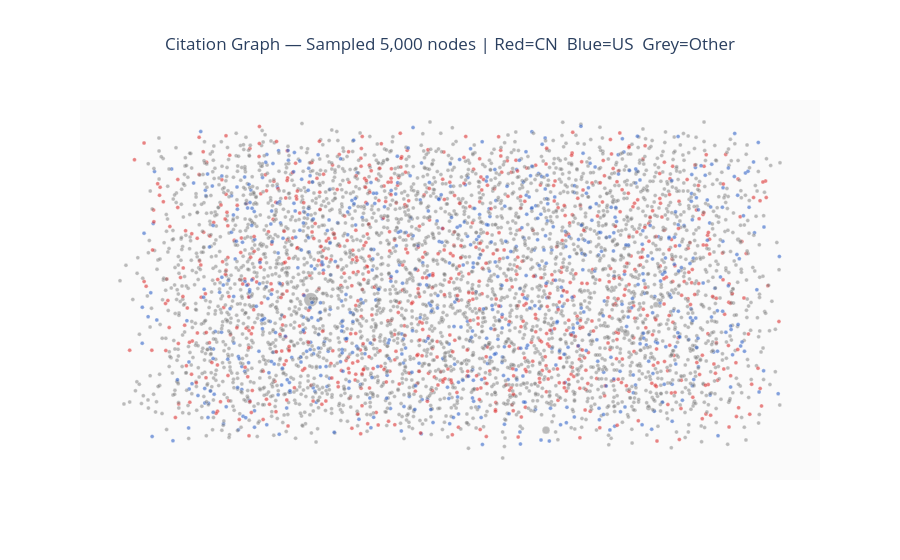

Write notebook code for a chart like this one.
### Markdown cell above
## §11  Sampled Interactive Graph (Plotly)

Stratified sample by community (~5 000 nodes), Fruchterman-Reingold layout, Plotly HTML.  Hover: UT, year, country2, in_deg, pagerank, community_id.

### Code cell
# §11  Sampled Interactive Graph (Plotly)

def stratified_sample_nodes(nodes_df, sample_size, seed=42):
    rng         = np.random.RandomState(seed)
    comm_counts = nodes_df["community_id"].value_counts()
    per_comm    = max(1, sample_size // max(len(comm_counts), 1))
    sampled_idx = []
    for comm_id, _ in comm_counts.items():
        pool = nodes_df[nodes_df["community_id"] == comm_id].index.tolist()
        sampled_idx.extend(
            rng.choice(pool, size=min(per_comm, len(pool)), replace=False).tolist())
        if len(sampled_idx) >= sample_size:
            break
    return sorted(sampled_idx[:sample_size])

print(f"Stratified sampling {SAMPLING_SIZE:,} nodes ...")
sample_idx     = stratified_sample_nodes(nodes_df, SAMPLING_SIZE, seed=SEED)
sample_idx_set = set(sample_idx)
idx_remap      = {old: new for new, old in enumerate(sample_idx)}

sub_edges = []
for row in edges_df.itertuples():
    si = pid_to_idx.get(row.src, -1)
    di = pid_to_idx.get(row.dst, -1)
    if si in sample_idx_set and di in sample_idx_set:
        sub_edges.append((idx_remap[si], idx_remap[di]))

n_sub = len(sample_idx)
g_sub = ig.Graph(n=n_sub, directed=False)
if sub_edges:
    g_sub.add_edges(sub_edges)
print(f"Subgraph: {n_sub:,} nodes, {g_sub.ecount():,} edges")
print("Computing Fruchterman-Reingold layout (niter=300) ...")
np.random.seed(SEED)
layout = g_sub.layout_fruchterman_reingold(niter=300)
coords = np.array(layout.coords)

sub_nodes = nodes_df.iloc[sample_idx].reset_index(drop=True)
_btw_sub  = pd.to_numeric(sub_nodes["betweenness"], errors="coerce").fillna(0)
_node_sz  = 4 + 10 * (_btw_sub / (_btw_sub.max() + 1e-9))
_cmap     = {
    "CN":    "rgba(220,50,50,0.85)",
    "US":    "rgba(50,100,200,0.85)",
    "Other": "rgba(120,120,120,0.70)",
}
_node_col = [_cmap.get(c, "grey") for c in sub_nodes["country2"]]
_hover    = [
    (f"UT: {r.paper_id}<br>Year: {r.year}<br>Country: {r.country2}<br>"
     f"In-deg: {r.in_deg}<br>PageRank: {r.pagerank:.5f}<br>Community: {r.community_id}")
    for r in sub_nodes.itertuples()
]
_ex, _ey = [], []
for e in g_sub.es:
    s, t = e.source, e.target
    _ex += [coords[s, 0], coords[t, 0], None]
    _ey += [coords[s, 1], coords[t, 1], None]
edge_trace = go.Scatter(
    x=_ex, y=_ey, mode="lines",
    line=dict(color="rgba(150,150,150,0.25)", width=0.4),
    hoverinfo="none", name="edges")
node_trace = go.Scatter(
    x=coords[:, 0], y=coords[:, 1], mode="markers",
    marker=dict(size=_node_sz.tolist(), color=_node_col,
                line=dict(width=0.3, color="white")),
    text=_hover, hoverinfo="text", name="papers")
fig_html = go.Figure(
    data=[edge_trace, node_trace],
    layout=go.Layout(
        title=dict(
            text=f"Citation Graph — Sampled {n_sub:,} nodes | Red=CN  Blue=US  Grey=Other",
            x=0.5),
        showlegend=False, hovermode="closest",
        xaxis=dict(showgrid=False, zeroline=False, showticklabels=False),
        yaxis=dict(showgrid=False, zeroline=False, showticklabels=False),
        plot_bgcolor="#FAFAFA"))
fig_html.write_html(str(FIGS_DIR / "sampled_graph.html"))
print("Saved sampled_graph.html")
fig_html.show()

### Figure 1 — Plotly figure (JSON) as saved in the notebook; plotly's stock layout.template omitted (floating-point values rounded to 4 significant figures; data arrays with more than 128 entries replaced by an {"elided": "..."} marker saying what was removed)
{"data": [{"hoverinfo": "none", "line": {"color": "rgba(150,150,150,0.25)", "width": 0.4}, "mode": "lines", "name": "edges", "type": "scatter", "x": [], "y": []}, {"hoverinfo": "text", "marker": {"color": {"elided": "5000 str values"}, "line": {"color": "white", "width": 0.3}, "size": {"elided": "5000 float values"}}, "mode": "markers", "name": "papers", "text": {"elided": "5000 str values"}, "type": "scatter", "x": {"elided": "5000 float values"}, "y": {"elided": "5000 float values"}}], "layout": {"hovermode": "closest", "plot_bgcolor": "#FAFAFA", "showlegend": false, "title": {"text": "Citation Graph — Sampled 5,000 nodes | Red=CN  Blue=US  Grey=Other", "x": 0.5}, "xaxis": {"showgrid": false, "showticklabels": false, "zeroline": false}, "yaxis": {"showgrid": false, "showticklabels": false, "zeroline": false}}}
